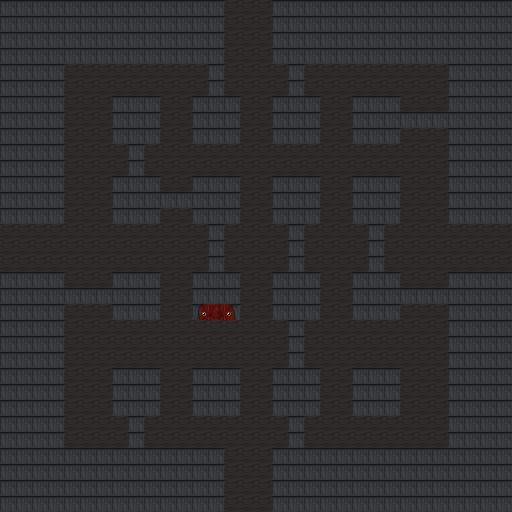

The image is a tile-based game level rendered from a .tmx file. Its description and source (layers, tilesets, objects; grid data summarised) follow:
An orthogonal 32x32 tile map with 16x16 px tiles, 3 tile layers (Floor, Tile Layer 1, Tile Layer 2) and 9 objects (9x special).

<map version="1.10" tiledversion="1.11.2" orientation="orthogonal" renderorder="right-down" width="32" height="32" tilewidth="16" tileheight="16" infinite="0" nextlayerid="5" nextobjectid="12">
 <tileset firstgid="1" source="../../tilesets/voxel.tsx" />
 <layer id="1" name="Floor" width="32" height="32">
  <data>[1024 cells, 1024 non-empty, 1 distinct tile ids]</data>
 </layer>
 <objectgroup id="4" name="Objects">
  <object id="2" name="room_transport" type="special" x="224" y="0" width="48" height="48">
   <properties>
    <property name="direction" value="up" />
   </properties>
  </object>
  <object id="3" name="room_transport" type="special" x="464" y="224" width="48" height="48">
   <properties>
    <property name="direction" value="right" />
   </properties>
  </object>
  <object id="4" name="room_transport" type="special" x="224" y="464" width="48" height="48">
   <properties>
    <property name="direction" value="down" />
   </properties>
  </object>
  <object id="5" name="room_transport" type="special" x="0" y="224" width="48" height="48">
   <properties>
    <property name="direction" value="left" />
   </properties>
  </object>
  <object id="7" name="dynamic_geo" type="special" x="224" y="0" width="64" height="64">
   <properties>
    <property name="height" type="int" value="1" />
    <property name="side" value="up" />
    <property name="tile" type="int" value="6" />
   </properties>
  </object>
  <object id="8" name="dynamic_geo" type="special" x="448" y="208" width="64" height="64">
   <properties>
    <property name="height" type="int" value="1" />
    <property name="side" value="right" />
    <property name="tile" type="int" value="6" />
   </properties>
  </object>
  <object id="9" name="dynamic_geo" type="special" x="224" y="448" width="64" height="64">
   <properties>
    <property name="height" type="int" value="1" />
    <property name="side" value="down" />
    <property name="tile" type="int" value="6" />
   </properties>
  </object>
  <object id="10" name="dynamic_geo" type="special" x="0" y="208" width="64" height="64">
   <properties>
    <property name="height" type="int" value="1" />
    <property name="side" value="left" />
    <property name="tile" type="int" value="6" />
   </properties>
  </object>
  <object id="11" name="heart" type="special" x="88.5" y="415.5">
   <point />
  </object>
 </objectgroup>
 <layer id="2" name="Tile Layer 1" width="32" height="32">
  <data>[1024 cells, 577 non-empty, 4 distinct tile ids]</data>
 </layer>
 <layer id="3" name="Tile Layer 2" width="32" height="32">
  <data>[1024 cells, 0 non-empty, 0 distinct tile ids]</data>
 </layer>
</map>